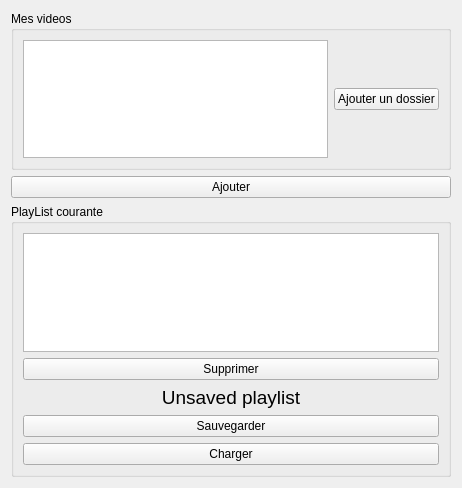
<?xml version="1.0" encoding="UTF-8"?>
<ui version="4.0">
 <class>PlayListWidget</class>
 <widget class="QWidget" name="PlayListWidget">
  <property name="geometry">
   <rect>
    <x>0</x>
    <y>0</y>
    <width>462</width>
    <height>488</height>
   </rect>
  </property>
  <property name="windowTitle">
   <string>Liste de lecture</string>
  </property>
  <property name="windowOpacity">
   <double>0.920000000000000</double>
  </property>
  <layout class="QVBoxLayout" name="verticalLayout_2">
   <item>
    <widget class="QGroupBox" name="gbMy">
     <property name="title">
      <string>Mes videos</string>
     </property>
     <layout class="QHBoxLayout" name="horizontalLayout">
      <item>
       <widget class="QListWidget" name="myList"/>
      </item>
      <item>
       <widget class="QPushButton" name="btnAddFolder">
        <property name="text">
         <string>Ajouter un dossier</string>
        </property>
       </widget>
      </item>
     </layout>
    </widget>
   </item>
   <item>
    <widget class="QPushButton" name="btnAdd">
     <property name="text">
      <string>Ajouter</string>
     </property>
    </widget>
   </item>
   <item>
    <widget class="QGroupBox" name="gbCurrent">
     <property name="title">
      <string>PlayList courante</string>
     </property>
     <layout class="QVBoxLayout" name="verticalLayout">
      <item>
       <widget class="QListWidget" name="currentList"/>
      </item>
      <item>
       <widget class="QPushButton" name="btnDelete">
        <property name="text">
         <string>Supprimer</string>
        </property>
       </widget>
      </item>
      <item>
       <widget class="QLabel" name="lblPlayList">
        <property name="font">
         <font>
          <pointsize>14</pointsize>
         </font>
        </property>
        <property name="text">
         <string>Unsaved playlist</string>
        </property>
        <property name="scaledContents">
         <bool>false</bool>
        </property>
        <property name="alignment">
         <set>Qt::AlignCenter</set>
        </property>
        <property name="indent">
         <number>-1</number>
        </property>
       </widget>
      </item>
      <item>
       <widget class="QPushButton" name="btnSave">
        <property name="text">
         <string>Sauvegarder</string>
        </property>
       </widget>
      </item>
      <item>
       <widget class="QPushButton" name="btnLoad">
        <property name="text">
         <string>Charger</string>
        </property>
       </widget>
      </item>
     </layout>
    </widget>
   </item>
  </layout>
 </widget>
 <resources/>
 <connections/>
</ui>
